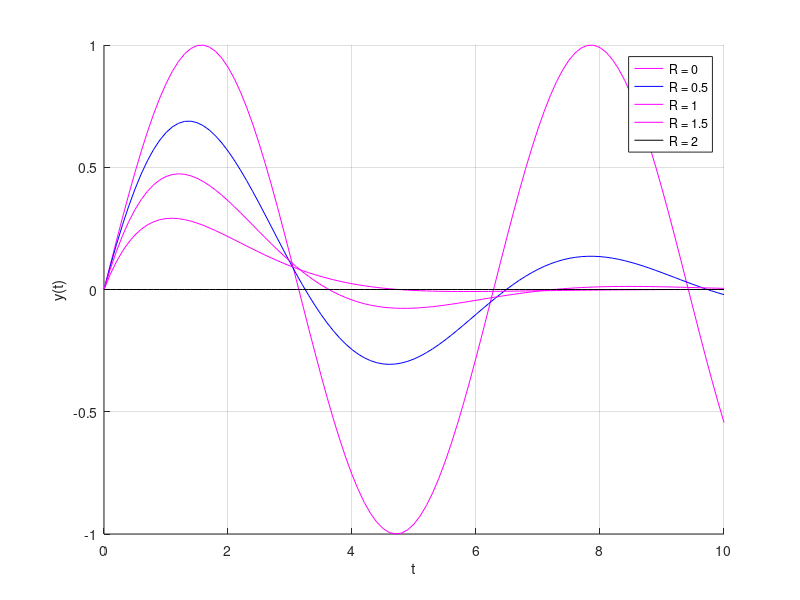

The MATLAB source for this figure:
clear all

k = 1;
w0 = sqrt(k);

t = 0:0.1:10;
y = @(R) exp(-R*t./2).*sin(sqrt(w0^2 - R^2/4)*t);

colors = ['b' 'g' 'r' 'm' 'k'];

for R = 0:0.5:2
    yy = y(R);
    c = colors(randi(5,1));
    hold on
    plot(t,yy,strcat(c,'-'))
    xlabel 't'
    ylabel 'y(t)'
    axis auto
    grid on
end

legend('R = 0', 'R = 0.5', 'R = 1', 'R = 1.5', 'R = 2')
hold off